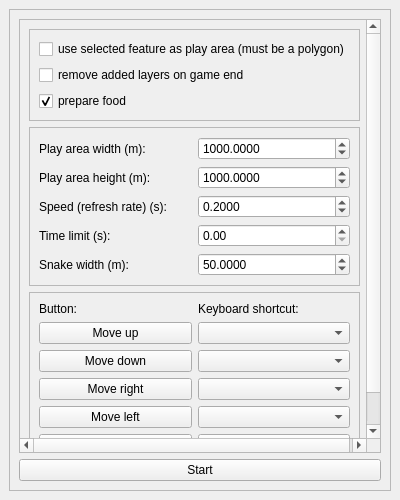
<?xml version="1.0" encoding="UTF-8"?>
<ui version="4.0">
 <class>DockWidget</class>
 <widget class="QDockWidget" name="DockWidget">
  <property name="geometry">
   <rect>
    <x>0</x>
    <y>0</y>
    <width>400</width>
    <height>500</height>
   </rect>
  </property>
  <property name="sizePolicy">
   <sizepolicy hsizetype="Minimum" vsizetype="Minimum">
    <horstretch>0</horstretch>
    <verstretch>0</verstretch>
   </sizepolicy>
  </property>
  <property name="windowTitle">
   <string>DockWidget</string>
  </property>
  <widget class="QWidget" name="dockWidgetContents">
   <layout class="QGridLayout" name="gridLayout">
    <item row="1" column="0" colspan="2">
     <widget class="QFrame" name="frame_2">
      <property name="sizePolicy">
       <sizepolicy hsizetype="Minimum" vsizetype="Minimum">
        <horstretch>0</horstretch>
        <verstretch>0</verstretch>
       </sizepolicy>
      </property>
      <property name="frameShape">
       <enum>QFrame::StyledPanel</enum>
      </property>
      <property name="frameShadow">
       <enum>QFrame::Raised</enum>
      </property>
      <layout class="QGridLayout" name="gridLayout_3">
       <item row="1" column="0">
        <widget class="QPushButton" name="pushButtonStart">
         <property name="sizePolicy">
          <sizepolicy hsizetype="Minimum" vsizetype="Minimum">
           <horstretch>0</horstretch>
           <verstretch>0</verstretch>
          </sizepolicy>
         </property>
         <property name="text">
          <string>Start</string>
         </property>
        </widget>
       </item>
       <item row="0" column="0">
        <widget class="QScrollArea" name="scrollArea">
         <property name="widgetResizable">
          <bool>true</bool>
         </property>
         <widget class="QWidget" name="scrollAreaWidgetContents">
          <property name="geometry">
           <rect>
            <x>0</x>
            <y>0</y>
            <width>391</width>
            <height>541</height>
           </rect>
          </property>
          <layout class="QGridLayout" name="gridLayout_6">
           <item row="0" column="0">
            <widget class="QFrame" name="frame_4">
             <property name="sizePolicy">
              <sizepolicy hsizetype="Preferred" vsizetype="Fixed">
               <horstretch>0</horstretch>
               <verstretch>0</verstretch>
              </sizepolicy>
             </property>
             <property name="frameShape">
              <enum>QFrame::StyledPanel</enum>
             </property>
             <property name="frameShadow">
              <enum>QFrame::Raised</enum>
             </property>
             <layout class="QGridLayout" name="gridLayout_5">
              <item row="0" column="0">
               <widget class="QCheckBox" name="checkBoxUseExistingLayer">
                <property name="sizePolicy">
                 <sizepolicy hsizetype="Minimum" vsizetype="Minimum">
                  <horstretch>0</horstretch>
                  <verstretch>0</verstretch>
                 </sizepolicy>
                </property>
                <property name="text">
                 <string>use selected feature as play area (must be a polygon)</string>
                </property>
               </widget>
              </item>
              <item row="1" column="0">
               <widget class="QCheckBox" name="checkBoxRemoveLayersOnGameEnd">
                <property name="sizePolicy">
                 <sizepolicy hsizetype="Minimum" vsizetype="Minimum">
                  <horstretch>0</horstretch>
                  <verstretch>0</verstretch>
                 </sizepolicy>
                </property>
                <property name="text">
                 <string>remove added layers on game end</string>
                </property>
               </widget>
              </item>
              <item row="2" column="0">
               <widget class="QCheckBox" name="checkBoxPrepareFood">
                <property name="sizePolicy">
                 <sizepolicy hsizetype="Minimum" vsizetype="Minimum">
                  <horstretch>0</horstretch>
                  <verstretch>0</verstretch>
                 </sizepolicy>
                </property>
                <property name="text">
                 <string>prepare food</string>
                </property>
                <property name="checked">
                 <bool>true</bool>
                </property>
               </widget>
              </item>
             </layout>
            </widget>
           </item>
           <item row="1" column="0">
            <widget class="QFrame" name="frame_3">
             <property name="sizePolicy">
              <sizepolicy hsizetype="Preferred" vsizetype="Fixed">
               <horstretch>0</horstretch>
               <verstretch>0</verstretch>
              </sizepolicy>
             </property>
             <property name="frameShape">
              <enum>QFrame::StyledPanel</enum>
             </property>
             <property name="frameShadow">
              <enum>QFrame::Raised</enum>
             </property>
             <layout class="QGridLayout" name="gridLayout_4">
              <item row="0" column="0">
               <widget class="QLabel" name="label_7">
                <property name="sizePolicy">
                 <sizepolicy hsizetype="Preferred" vsizetype="Minimum">
                  <horstretch>0</horstretch>
                  <verstretch>0</verstretch>
                 </sizepolicy>
                </property>
                <property name="text">
                 <string>Play area width (m):</string>
                </property>
               </widget>
              </item>
              <item row="0" column="1">
               <widget class="QDoubleSpinBox" name="doubleSpinBoxPlayAreaWidth">
                <property name="sizePolicy">
                 <sizepolicy hsizetype="Minimum" vsizetype="Minimum">
                  <horstretch>0</horstretch>
                  <verstretch>0</verstretch>
                 </sizepolicy>
                </property>
                <property name="decimals">
                 <number>4</number>
                </property>
                <property name="minimum">
                 <double>0.000100000000000</double>
                </property>
                <property name="maximum">
                 <double>9999999999999999932209486743616279764617084419440640.000000000000000</double>
                </property>
                <property name="value">
                 <double>1000.000000000000000</double>
                </property>
               </widget>
              </item>
              <item row="1" column="0">
               <widget class="QLabel" name="label_8">
                <property name="sizePolicy">
                 <sizepolicy hsizetype="Preferred" vsizetype="Minimum">
                  <horstretch>0</horstretch>
                  <verstretch>0</verstretch>
                 </sizepolicy>
                </property>
                <property name="text">
                 <string>Play area height (m):</string>
                </property>
               </widget>
              </item>
              <item row="1" column="1">
               <widget class="QDoubleSpinBox" name="doubleSpinBoxPlayAreaHeight">
                <property name="sizePolicy">
                 <sizepolicy hsizetype="Minimum" vsizetype="Minimum">
                  <horstretch>0</horstretch>
                  <verstretch>0</verstretch>
                 </sizepolicy>
                </property>
                <property name="decimals">
                 <number>4</number>
                </property>
                <property name="minimum">
                 <double>0.000300000000000</double>
                </property>
                <property name="maximum">
                 <double>1000000000000000072531436381529235126158374409646521955518210155479040.000000000000000</double>
                </property>
                <property name="value">
                 <double>1000.000000000000000</double>
                </property>
               </widget>
              </item>
              <item row="2" column="0">
               <widget class="QLabel" name="label">
                <property name="sizePolicy">
                 <sizepolicy hsizetype="Preferred" vsizetype="Minimum">
                  <horstretch>0</horstretch>
                  <verstretch>0</verstretch>
                 </sizepolicy>
                </property>
                <property name="text">
                 <string>Speed (refresh rate) (s):</string>
                </property>
               </widget>
              </item>
              <item row="2" column="1">
               <widget class="QDoubleSpinBox" name="doubleSpinBoxRefreshRate">
                <property name="sizePolicy">
                 <sizepolicy hsizetype="Minimum" vsizetype="Minimum">
                  <horstretch>0</horstretch>
                  <verstretch>0</verstretch>
                 </sizepolicy>
                </property>
                <property name="decimals">
                 <number>4</number>
                </property>
                <property name="singleStep">
                 <double>0.100000000000000</double>
                </property>
                <property name="value">
                 <double>0.200000000000000</double>
                </property>
               </widget>
              </item>
              <item row="3" column="0">
               <widget class="QLabel" name="label_2">
                <property name="sizePolicy">
                 <sizepolicy hsizetype="Preferred" vsizetype="Minimum">
                  <horstretch>0</horstretch>
                  <verstretch>0</verstretch>
                 </sizepolicy>
                </property>
                <property name="text">
                 <string>Time limit (s):</string>
                </property>
               </widget>
              </item>
              <item row="3" column="1">
               <widget class="QDoubleSpinBox" name="doubleSpinBoxTimeLimit">
                <property name="sizePolicy">
                 <sizepolicy hsizetype="Minimum" vsizetype="Minimum">
                  <horstretch>0</horstretch>
                  <verstretch>0</verstretch>
                 </sizepolicy>
                </property>
                <property name="maximum">
                 <double>100000000000000000000.000000000000000</double>
                </property>
                <property name="value">
                 <double>0.000000000000000</double>
                </property>
               </widget>
              </item>
              <item row="4" column="0">
               <widget class="QLabel" name="label_3">
                <property name="sizePolicy">
                 <sizepolicy hsizetype="Preferred" vsizetype="Minimum">
                  <horstretch>0</horstretch>
                  <verstretch>0</verstretch>
                 </sizepolicy>
                </property>
                <property name="text">
                 <string>Snake width (m):</string>
                </property>
               </widget>
              </item>
              <item row="4" column="1">
               <widget class="QDoubleSpinBox" name="doubleSpinBoxSnakeWidth">
                <property name="sizePolicy">
                 <sizepolicy hsizetype="Minimum" vsizetype="Minimum">
                  <horstretch>0</horstretch>
                  <verstretch>0</verstretch>
                 </sizepolicy>
                </property>
                <property name="decimals">
                 <number>4</number>
                </property>
                <property name="minimum">
                 <double>0.000100000000000</double>
                </property>
                <property name="maximum">
                 <double>9999999999999999538762658202121142272.000000000000000</double>
                </property>
                <property name="value">
                 <double>50.000000000000000</double>
                </property>
               </widget>
              </item>
             </layout>
            </widget>
           </item>
           <item row="2" column="0">
            <widget class="QFrame" name="frame">
             <property name="sizePolicy">
              <sizepolicy hsizetype="Minimum" vsizetype="Fixed">
               <horstretch>0</horstretch>
               <verstretch>0</verstretch>
              </sizepolicy>
             </property>
             <property name="frameShape">
              <enum>QFrame::StyledPanel</enum>
             </property>
             <property name="frameShadow">
              <enum>QFrame::Raised</enum>
             </property>
             <layout class="QGridLayout" name="gridLayout_2">
              <item row="5" column="0">
               <widget class="QPushButton" name="pushButtonMoveRight">
                <property name="sizePolicy">
                 <sizepolicy hsizetype="Minimum" vsizetype="Minimum">
                  <horstretch>0</horstretch>
                  <verstretch>0</verstretch>
                 </sizepolicy>
                </property>
                <property name="text">
                 <string>Move right</string>
                </property>
               </widget>
              </item>
              <item row="3" column="1">
               <widget class="QComboBox" name="comboBoxMoveUp">
                <property name="sizePolicy">
                 <sizepolicy hsizetype="Preferred" vsizetype="Minimum">
                  <horstretch>0</horstretch>
                  <verstretch>0</verstretch>
                 </sizepolicy>
                </property>
               </widget>
              </item>
              <item row="0" column="1">
               <widget class="QLabel" name="label_6">
                <property name="sizePolicy">
                 <sizepolicy hsizetype="Preferred" vsizetype="Minimum">
                  <horstretch>0</horstretch>
                  <verstretch>0</verstretch>
                 </sizepolicy>
                </property>
                <property name="text">
                 <string>Keyboard shortcut:</string>
                </property>
               </widget>
              </item>
              <item row="4" column="0">
               <widget class="QPushButton" name="pushButtonMoveDown">
                <property name="sizePolicy">
                 <sizepolicy hsizetype="Minimum" vsizetype="Minimum">
                  <horstretch>0</horstretch>
                  <verstretch>0</verstretch>
                 </sizepolicy>
                </property>
                <property name="text">
                 <string>Move down</string>
                </property>
               </widget>
              </item>
              <item row="4" column="1">
               <widget class="QComboBox" name="comboBoxMoveDown">
                <property name="sizePolicy">
                 <sizepolicy hsizetype="Preferred" vsizetype="Minimum">
                  <horstretch>0</horstretch>
                  <verstretch>0</verstretch>
                 </sizepolicy>
                </property>
               </widget>
              </item>
              <item row="0" column="0">
               <widget class="QLabel" name="label_5">
                <property name="sizePolicy">
                 <sizepolicy hsizetype="Preferred" vsizetype="Minimum">
                  <horstretch>0</horstretch>
                  <verstretch>0</verstretch>
                 </sizepolicy>
                </property>
                <property name="text">
                 <string>Button:</string>
                </property>
               </widget>
              </item>
              <item row="3" column="0">
               <widget class="QPushButton" name="pushButtonMoveUp">
                <property name="sizePolicy">
                 <sizepolicy hsizetype="Minimum" vsizetype="Minimum">
                  <horstretch>0</horstretch>
                  <verstretch>0</verstretch>
                 </sizepolicy>
                </property>
                <property name="text">
                 <string>Move up</string>
                </property>
               </widget>
              </item>
              <item row="6" column="1">
               <widget class="QComboBox" name="comboBoxMoveLeft">
                <property name="sizePolicy">
                 <sizepolicy hsizetype="Preferred" vsizetype="Minimum">
                  <horstretch>0</horstretch>
                  <verstretch>0</verstretch>
                 </sizepolicy>
                </property>
               </widget>
              </item>
              <item row="6" column="0">
               <widget class="QPushButton" name="pushButtonMoveLeft">
                <property name="sizePolicy">
                 <sizepolicy hsizetype="Minimum" vsizetype="Minimum">
                  <horstretch>0</horstretch>
                  <verstretch>0</verstretch>
                 </sizepolicy>
                </property>
                <property name="text">
                 <string>Move left</string>
                </property>
               </widget>
              </item>
              <item row="5" column="1">
               <widget class="QComboBox" name="comboBoxMoveRight">
                <property name="sizePolicy">
                 <sizepolicy hsizetype="Preferred" vsizetype="Minimum">
                  <horstretch>0</horstretch>
                  <verstretch>0</verstretch>
                 </sizepolicy>
                </property>
               </widget>
              </item>
              <item row="7" column="0">
               <widget class="QPushButton" name="pushButtonPause">
                <property name="sizePolicy">
                 <sizepolicy hsizetype="Minimum" vsizetype="Minimum">
                  <horstretch>0</horstretch>
                  <verstretch>0</verstretch>
                 </sizepolicy>
                </property>
                <property name="styleSheet">
                 <string notr="true">border=0;</string>
                </property>
                <property name="text">
                 <string>Pause</string>
                </property>
               </widget>
              </item>
              <item row="7" column="1">
               <widget class="QComboBox" name="comboBoxPause">
                <property name="sizePolicy">
                 <sizepolicy hsizetype="Preferred" vsizetype="Minimum">
                  <horstretch>0</horstretch>
                  <verstretch>0</verstretch>
                 </sizepolicy>
                </property>
               </widget>
              </item>
             </layout>
            </widget>
           </item>
          </layout>
         </widget>
        </widget>
       </item>
      </layout>
     </widget>
    </item>
   </layout>
  </widget>
 </widget>
 <resources/>
 <connections/>
</ui>
